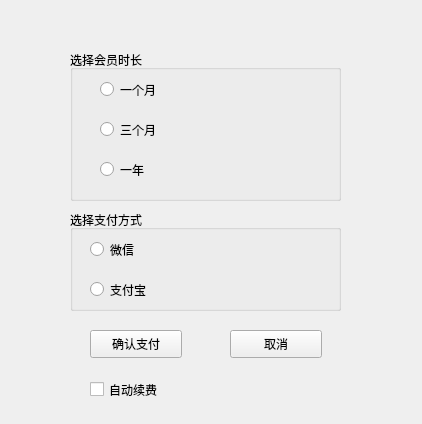
<?xml version="1.0" encoding="UTF-8"?>
<ui version="4.0">
 <class>Form</class>
 <widget class="QWidget" name="Form">
  <property name="geometry">
   <rect>
    <x>0</x>
    <y>0</y>
    <width>422</width>
    <height>424</height>
   </rect>
  </property>
  <property name="windowTitle">
   <string>Form</string>
  </property>
  <widget class="QGroupBox" name="groupBox">
   <property name="geometry">
    <rect>
     <x>70</x>
     <y>50</y>
     <width>271</width>
     <height>151</height>
    </rect>
   </property>
   <property name="title">
    <string>选择会员时长</string>
   </property>
   <widget class="QRadioButton" name="radioButton">
    <property name="geometry">
     <rect>
      <x>30</x>
      <y>30</y>
      <width>112</width>
      <height>19</height>
     </rect>
    </property>
    <property name="text">
     <string>一个月</string>
    </property>
   </widget>
   <widget class="QRadioButton" name="radioButton_2">
    <property name="geometry">
     <rect>
      <x>30</x>
      <y>70</y>
      <width>112</width>
      <height>19</height>
     </rect>
    </property>
    <property name="text">
     <string>三个月</string>
    </property>
   </widget>
   <widget class="QRadioButton" name="radioButton_3">
    <property name="geometry">
     <rect>
      <x>30</x>
      <y>110</y>
      <width>112</width>
      <height>19</height>
     </rect>
    </property>
    <property name="text">
     <string>一年</string>
    </property>
   </widget>
  </widget>
  <widget class="QGroupBox" name="groupBox_2">
   <property name="geometry">
    <rect>
     <x>70</x>
     <y>210</y>
     <width>271</width>
     <height>101</height>
    </rect>
   </property>
   <property name="title">
    <string>选择支付方式</string>
   </property>
   <widget class="QRadioButton" name="radioButton_4">
    <property name="geometry">
     <rect>
      <x>20</x>
      <y>30</y>
      <width>112</width>
      <height>19</height>
     </rect>
    </property>
    <property name="text">
     <string>微信</string>
    </property>
   </widget>
   <widget class="QRadioButton" name="radioButton_5">
    <property name="geometry">
     <rect>
      <x>20</x>
      <y>70</y>
      <width>112</width>
      <height>19</height>
     </rect>
    </property>
    <property name="text">
     <string>支付宝</string>
    </property>
   </widget>
  </widget>
  <widget class="QPushButton" name="pushButton">
   <property name="geometry">
    <rect>
     <x>90</x>
     <y>330</y>
     <width>92</width>
     <height>28</height>
    </rect>
   </property>
   <property name="text">
    <string>确认支付</string>
   </property>
  </widget>
  <widget class="QPushButton" name="pushButton_2">
   <property name="geometry">
    <rect>
     <x>230</x>
     <y>330</y>
     <width>92</width>
     <height>28</height>
    </rect>
   </property>
   <property name="text">
    <string>取消</string>
   </property>
  </widget>
  <widget class="QCheckBox" name="checkBox">
   <property name="geometry">
    <rect>
     <x>90</x>
     <y>380</y>
     <width>88</width>
     <height>19</height>
    </rect>
   </property>
   <property name="text">
    <string>自动续费</string>
   </property>
  </widget>
 </widget>
 <resources/>
 <connections/>
</ui>
